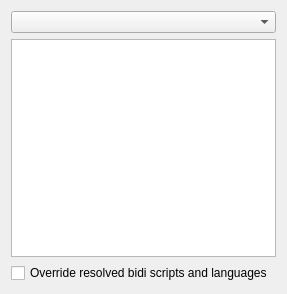
<?xml version="1.0" encoding="UTF-8"?>
<ui version="4.0">
 <class>QXShapingFeaturesWidget</class>
 <widget class="QWidget" name="QXShapingFeaturesWidget">
  <property name="geometry">
   <rect>
    <x>0</x>
    <y>0</y>
    <width>287</width>
    <height>294</height>
   </rect>
  </property>
  <property name="windowTitle">
   <string>Form</string>
  </property>
  <layout class="QVBoxLayout" name="verticalLayout">
   <item>
    <widget class="QComboBox" name="langSysComboBox">
     <property name="sizePolicy">
      <sizepolicy hsizetype="Ignored" vsizetype="Fixed">
       <horstretch>0</horstretch>
       <verstretch>0</verstretch>
      </sizepolicy>
     </property>
    </widget>
   </item>
   <item>
    <widget class="QListWidget" name="featureListWidget"/>
   </item>
   <item>
    <widget class="QCheckBox" name="overrideBidiScriptsCheckBox">
     <property name="text">
      <string>Override resolved bidi scripts and languages</string>
     </property>
    </widget>
   </item>
  </layout>
 </widget>
 <resources/>
 <connections/>
</ui>
